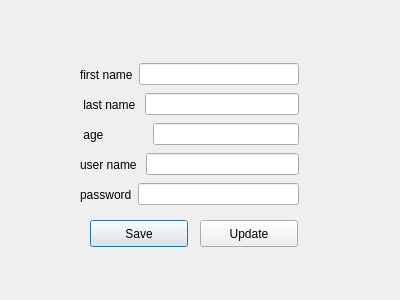
<?xml version="1.0" encoding="UTF-8"?>
<ui version="4.0">
 <class>Dialog</class>
 <widget class="QDialog" name="Dialog">
  <property name="geometry">
   <rect>
    <x>0</x>
    <y>0</y>
    <width>400</width>
    <height>300</height>
   </rect>
  </property>
  <property name="windowTitle">
   <string>Dialog</string>
  </property>
  <widget class="QPushButton" name="pushButton">
   <property name="geometry">
    <rect>
     <x>90</x>
     <y>220</y>
     <width>98</width>
     <height>27</height>
    </rect>
   </property>
   <property name="text">
    <string>Save</string>
   </property>
  </widget>
  <widget class="QLabel" name="label_6">
   <property name="geometry">
    <rect>
     <x>76</x>
     <y>267</y>
     <width>221</width>
     <height>20</height>
    </rect>
   </property>
   <property name="text">
    <string/>
   </property>
  </widget>
  <widget class="QPushButton" name="pushButton_2">
   <property name="geometry">
    <rect>
     <x>200</x>
     <y>220</y>
     <width>98</width>
     <height>27</height>
    </rect>
   </property>
   <property name="text">
    <string>Update</string>
   </property>
  </widget>
  <widget class="QWidget" name="">
   <property name="geometry">
    <rect>
     <x>80</x>
     <y>60</y>
     <width>219</width>
     <height>29</height>
    </rect>
   </property>
   <layout class="QHBoxLayout" name="horizontalLayout">
    <item>
     <widget class="QLabel" name="label">
      <property name="text">
       <string>first name</string>
      </property>
     </widget>
    </item>
    <item>
     <widget class="QLineEdit" name="lineEdit"/>
    </item>
   </layout>
  </widget>
  <widget class="QWidget" name="">
   <property name="geometry">
    <rect>
     <x>80</x>
     <y>90</y>
     <width>219</width>
     <height>29</height>
    </rect>
   </property>
   <layout class="QHBoxLayout" name="horizontalLayout_2">
    <item>
     <widget class="QLabel" name="label_2">
      <property name="text">
       <string> last name </string>
      </property>
     </widget>
    </item>
    <item>
     <widget class="QLineEdit" name="lineEdit_2"/>
    </item>
   </layout>
  </widget>
  <widget class="QWidget" name="">
   <property name="geometry">
    <rect>
     <x>80</x>
     <y>120</y>
     <width>219</width>
     <height>29</height>
    </rect>
   </property>
   <layout class="QHBoxLayout" name="horizontalLayout_3">
    <item>
     <widget class="QLabel" name="label_3">
      <property name="text">
       <string> age             </string>
      </property>
     </widget>
    </item>
    <item>
     <widget class="QLineEdit" name="lineEdit_3"/>
    </item>
   </layout>
  </widget>
  <widget class="QWidget" name="">
   <property name="geometry">
    <rect>
     <x>80</x>
     <y>150</y>
     <width>219</width>
     <height>29</height>
    </rect>
   </property>
   <layout class="QHBoxLayout" name="horizontalLayout_4">
    <item>
     <widget class="QLabel" name="label_4">
      <property name="text">
       <string>user name </string>
      </property>
     </widget>
    </item>
    <item>
     <widget class="QLineEdit" name="lineEdit_4"/>
    </item>
   </layout>
  </widget>
  <widget class="QWidget" name="">
   <property name="geometry">
    <rect>
     <x>80</x>
     <y>180</y>
     <width>219</width>
     <height>29</height>
    </rect>
   </property>
   <layout class="QHBoxLayout" name="horizontalLayout_5">
    <item>
     <widget class="QLabel" name="label_5">
      <property name="text">
       <string>password</string>
      </property>
     </widget>
    </item>
    <item>
     <widget class="QLineEdit" name="lineEdit_5"/>
    </item>
   </layout>
  </widget>
 </widget>
 <resources/>
 <connections/>
</ui>
